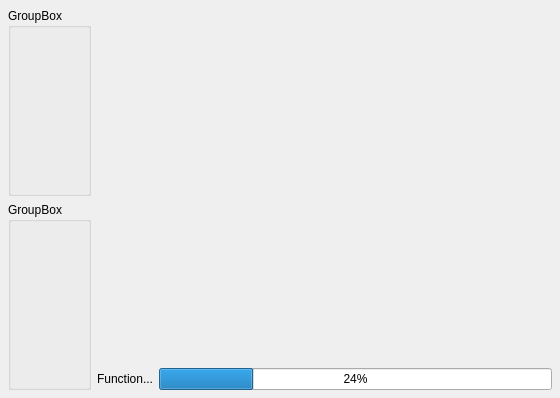
<ui version="4.0" >
 <author></author>
 <comment></comment>
 <exportmacro></exportmacro>
 <class>MainWindow</class>
 <widget class="QMainWindow" name="MainWindow" >
  <property name="geometry" >
   <rect>
    <x>0</x>
    <y>0</y>
    <width>560</width>
    <height>398</height>
   </rect>
  </property>
  <property name="windowTitle" >
   <string>MainWindow</string>
  </property>
  <widget class="QWidget" name="centralWidget" >
   <layout class="QGridLayout" >
    <property name="margin" >
     <number>8</number>
    </property>
    <property name="spacing" >
     <number>6</number>
    </property>
    <item row="0" column="0" >
     <layout class="QVBoxLayout" >
      <property name="margin" >
       <number>0</number>
      </property>
      <property name="spacing" >
       <number>6</number>
      </property>
      <item>
       <widget class="QGroupBox" name="groupBox_2" >
        <property name="title" >
         <string>GroupBox</string>
        </property>
       </widget>
      </item>
      <item>
       <widget class="QGroupBox" name="groupBox" >
        <property name="minimumSize" >
         <size>
          <width>16</width>
          <height>16</height>
         </size>
        </property>
        <property name="title" >
         <string>GroupBox</string>
        </property>
       </widget>
      </item>
     </layout>
    </item>
    <item row="0" column="1" >
     <layout class="QVBoxLayout" >
      <property name="margin" >
       <number>0</number>
      </property>
      <property name="spacing" >
       <number>6</number>
      </property>
      <item>
       <widget class="QVTKWidget" name="vtkWidget" />
      </item>
      <item>
       <layout class="QHBoxLayout" >
        <property name="margin" >
         <number>0</number>
        </property>
        <property name="spacing" >
         <number>6</number>
        </property>
        <item>
         <widget class="QLabel" name="label" >
          <property name="text" >
           <string>Function...</string>
          </property>
         </widget>
        </item>
        <item>
         <widget class="QProgressBar" name="progressBar" >
          <property name="value" >
           <number>24</number>
          </property>
         </widget>
        </item>
       </layout>
      </item>
     </layout>
    </item>
   </layout>
  </widget>
 </widget>
 <pixmapfunction></pixmapfunction>
 <customwidgets>
  <customwidget>
   <class>QVTKWidget</class>
   <extends></extends>
   <header>QVTKWidget.h</header>
   <container>0</container>
   <pixmap></pixmap>
  </customwidget>
 </customwidgets>
 <resources/>
 <connections/>
</ui>
